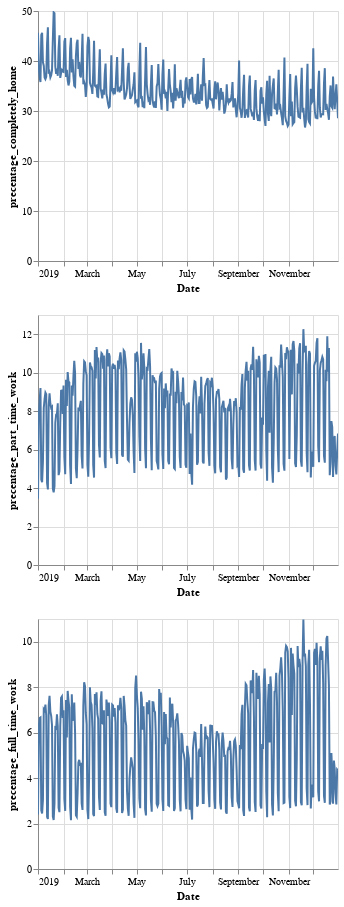

Notebook code cell kept with this figure:
### Code cell
title = '{} {}'.format(city,year)
alt.Chart(grouped_dm.reset_index()).mark_line().encode(
    x=alt.X('date', title='Date'),
    y=alt.Y(alt.repeat('row'), type='quantitative')
).properties(
    width=300,
    height=250
).repeat(
    row=['precentage_completely_home','precentage_part_time_work','precentage_full_time_work']
).interactive()

### Figure 1 — Vega-Lite specification as saved in the notebook (floating-point values rounded to 4 significant figures; data arrays with more than 128 entries replaced by an {"elided": "..."} marker saying what was removed)
{"config": {"view": {"continuousWidth": 400, "continuousHeight": 300}}, "repeat": {"row": ["precentage_completely_home", "precentage_part_time_work", "precentage_full_time_work"]}, "spec": {"data": {"name": "data-ab467f6adaaacba9514405affb53a77a"}, "mark": "line", "encoding": {"x": {"type": "temporal", "field": "date", "title": "Date"}, "y": {"type": "quantitative", "field": {"repeat": "row"}}}, "height": 250, "selection": {"selector001": {"type": "interval", "bind": "scales", "encodings": ["x", "y"]}}, "width": 300}, "$schema": "https://vega.github.io/schema/vega-lite/v4.8.1.json", "datasets": {"data-ab467f6adaaacba9514405affb53a77a": {"elided": "365 records"}}}
